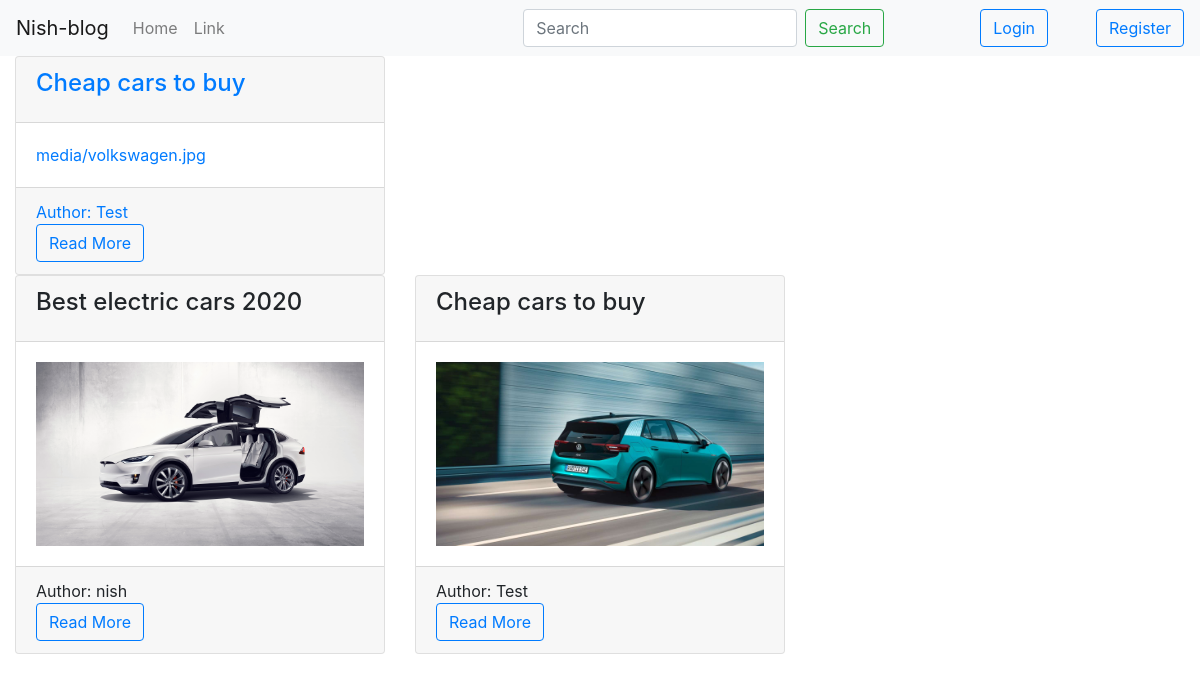
The page / on the database its author committed.
### accounts/models.py (models this page shows, shortened)
class Posts(models.Model):
    author = models.ForeignKey(User, on_delete=models.CASCADE)
    title = models.CharField( max_length=100)
    description = models.CharField( max_length=500)
    image = models.ImageField( upload_to="media", height_field=None, width_field=None, max_length=None)
    created = models.DateTimeField( auto_now=False, auto_now_add=False)
    updated = models.DateTimeField( auto_now=False, auto_now_add=False)

### accounts/views.py (the view)
# urls.py: 2. Add a URL to urlpatterns:  path('', views.home, name='home')
def home(request):
    obj = Posts.objects.all()
    if request.method=="GET":
        q = request.GET.get('q')
        res = Posts.objects.filter(title__icontains="to")
    return render(request,'home.html',{'data':obj,"search":res})

### templates/home.html
{% extends 'base.html' %}
{% block content %}
<div class="container-fluid">
<div class="row">
{% if search %}
{% for post in search %}
<div class="col-4">
<div class="card">
<div class="card-header card-header-primary">
<h4 class="card-title">{{post.title}}</h4>
</div>
<div class ="card-body w-100"> {{ post.image }}</div>
<div class ="card-footer">Author: {{post.author}}
<div class=""> <a href="/details/{{post.id}}" class="btn btn-outline-primary"> Read More </a></div>
</div>
</div>
</div>
{% endfor %}
{% endif %}
</div>
</div>
<div class="container-fluid">
<div class="row">
{% if data %}
{% for post in data %}
<div class="col-4">
<div class="card">
<div class="card-header card-header-primary">
<h4 class="card-title">{{post.title}}</h4>
</div>
<div class ="card-body w-100"> <img src="{{ post.image.url }}" class="w-100"></div>
<div class ="card-footer">Author: {{post.author}}
<div class=""> <a href="/details/{{post.id}}" class="btn btn-outline-primary"> Read More </a></div>
</div>
</div>
</div>
{% endfor %}
{% endif %}
</div>
</div>
{% endblock %}

### rows shown on the page
Posts: title "Cheap cars to buy", image "media/volkswagen.jpg", author "Test", image (picture)
Posts: title "Best electric cars 2020", image (picture), author "nish"
